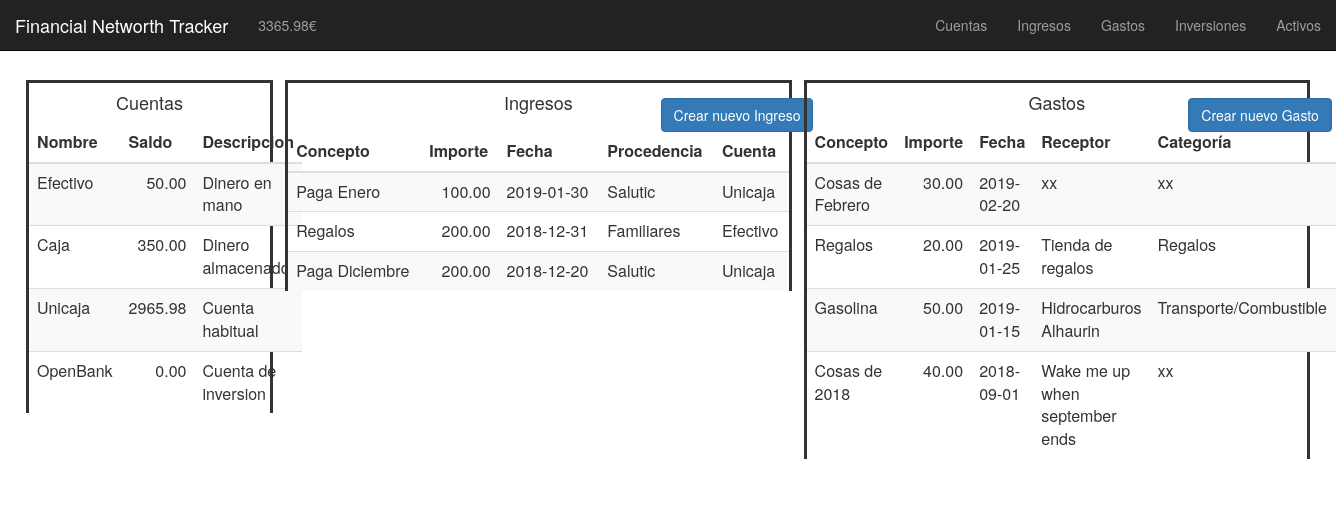
Before: / with the older database file.
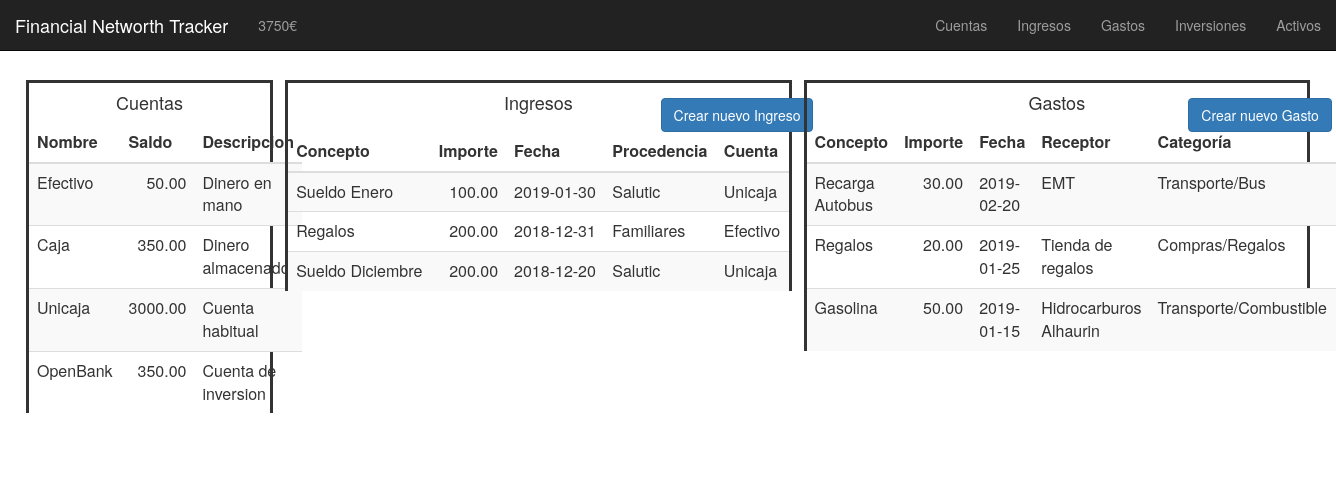
After: the same page with the newer database file.
### tables this page shows
CREATE TABLE cuentas (
	id INT PRIMARY KEY AUTO_INCREMENT,
	nombre VARCHAR(50),
    saldo DECIMAL(15,2),
    descripcion VARCHAR(50)
);

CREATE TABLE ingresos (
	id INT PRIMARY KEY AUTO_INCREMENT,
	importe DECIMAL(8,2),  
    concepto VARCHAR(50),  
    fecha DATE,  
    procedencia VARCHAR(50),  
    cuenta VARCHAR(50)  
);

CREATE TABLE gastos (
	id INT PRIMARY KEY AUTO_INCREMENT,
	importe DECIMAL(8,2),  
    concepto VARCHAR(50),  
    fecha DATE,  
    receptor VARCHAR(50),  
    categoria VARCHAR(50),  
    cuenta VARCHAR(50)  
);

### functions/gastos/mostrar_gastos.php (the view, shortened to what this page needs)
<table class="table table-striped">
    <thead>
    <tr>
        <th>Concepto</th>
        <th>Importe</th>
        <th>Fecha</th>
        <th>Receptor</th>
        <th>Categoría</th>
    </tr>
    </thead>
<?php
$res = mysql_query("SELECT * FROM gastos ORDER BY fecha DESC")
or die(mysql_error());
while($row = mysql_fetch_array( $res )) {?>
    <tr>
        <td><?php echo $row['concepto'];?></td>
        <td style="text-align:right;"><?php echo $row['importe'];?></td>
        <td><?php echo $row['fecha'];?></td>
        <td><?php echo $row['receptor'];?></td>
        <td><?php echo $row['categoria'];?></td>
    </tr>
<?php } ?>
</table>

### index.php (shortened to what this page needs)
<html>
<head>
  <link href="css/index.css" rel="stylesheet" type="text/css" />
  <?php
    include "navbars.php";
  ?>
</head>
<body>
  <div class="row">
    <div class="column left">
      <div class="mostrar_cuentas">
        <div class="mostrar_cuentas_texto">
          <center>
            <h4>Cuentas</h4>
          </center>
        </div>
        <?php $editar=0; include "functions/cuentas/mostrar_cuentas.php"; ?>
      </div>
    </div>
    <div class="column middle">
      <div class="mostrar_ingresos">
        <div class="mostrar_cuentas_texto">
          <center>
            <h4>Ingresos</h4>
          </center>
          <div class="boton_crear_ingreso">
            <?php include "modals/crear_ingreso_index.php" ?>
          </div>
        </div>
        <?php $editar=0; include "functions/ingresos/mostrar_ingresos.php"; ?>
      </div>
    </div>
    <div class="column right">
      <div class="mostrar_gastos">
        <div class="mostrar_gastos_texto">
          <center>
            <h4>Gastos</h4>
          </center>
          <div class="boton_crear_gasto">
            <?php include "modals/crear_gasto_index.php" ?>
          </div>
        </div>
        <?php $editar=0; include "functions/gastos/mostrar_gastos.php"; ?>
      </div>
    </div>
  </div>
</body>
</html>

### navbars.php (shortened to what this page needs)
<html>
<link rel="stylesheet" href="https://maxcdn.bootstrapcdn.com/bootstrap/3.3.7/css/bootstrap.min.css">
<link rel="stylesheet" href="css/navbars.css">
<nav class="navbar navbar-fixed-top navbar-inverse">
<div class="container-fluid">
    <div class="navbar-header">
        <a class="navbar-brand" href="index.php">Financial Networth Tracker</a>
    </div>
    <ul class="nav navbar-nav navbar-middle" style="text-align: center;">
        <li><a href="patrimonio.php"><?php include "functions/patrimonio/mostrar_patrimonio.php" ?></a></li>
    </ul>
    <ul class="nav navbar-nav navbar-right">
        <li><a href="cuentas.php">Cuentas</a></li>
        <li><a href="ingresos.php">Ingresos</a></li>
        <li><a href="gastos.php">Gastos</a></li>
        <li><a href="inversiones.php">Inversiones</a></li>
        <li><a href="activos.php">Activos</a></li>
    </ul>
</div>
</nav>
</html>

### functions/patrimonio/mostrar_patrimonio.php (shortened to what this page needs)
<?php
$patrimonio = 0;
$res = mysql_query("SELECT * FROM cuentas")
or die(mysql_error());
while($row = mysql_fetch_array( $res )) {
    $patrimonio = $patrimonio + $row['saldo'];
}
echo $patrimonio."€";
?>

### functions/cuentas/mostrar_cuentas.php (shortened to what this page needs)
<table class="table table-striped">
    <thead>
    <tr>
        <th>Nombre</th>
        <th>Saldo</th>
        <th>Descripcion</th>
    </tr>
    </thead>
<?php
$res = mysql_query("SELECT * FROM cuentas")
or die(mysql_error());
while($row = mysql_fetch_array( $res )) {?>
    <tr>
        <td><?php echo $row['nombre'];?></td>
        <td style="text-align:right;"><?php echo $row['saldo'];?></td>
        <td><?php echo $row['descripcion'];?></td>
    </tr>
<?php } ?>
</table>

### modals/crear_ingreso_index.php (shortened to what this page needs)
<button type="button" class="btn btn-primary separar" data-toggle="modal" data-target="#modal_anadir_ingreso">
  Crear nuevo Ingreso
</button>

### functions/ingresos/mostrar_ingresos.php (shortened to what this page needs)
<table class="table table-striped">
    <thead>
    <tr>
        <th>Concepto</th>
        <th>Importe</th>
        <th>Fecha</th>
        <th>Procedencia</th>
        <th>Cuenta</th>
    </tr>
    </thead>
<?php
$res = mysql_query("SELECT * FROM ingresos ORDER BY fecha DESC")
or die(mysql_error());
while($row = mysql_fetch_array( $res )) {?>
    <tr>
        <td><?php echo $row['concepto'];?></td>
        <td style="text-align:right;"><?php echo $row['importe'];?></td>
        <td><?php echo $row['fecha'];?></td>
        <td><?php echo $row['procedencia'];?></td>
        <td><?php echo $row['cuenta'];?></td>
    </tr>
<?php } ?>
</table>

### modals/crear_gasto_index.php (shortened to what this page needs)
<button type="button" class="btn btn-primary separar" data-toggle="modal" data-target="#modal_anadir_gasto">
  Crear nuevo Gasto
</button>

### css/index.css (style rules this page uses)
body { padding-top: 80px; padding-left: 35px; padding-right: 35px; }
.column { float: left; }
.middle, .right { width: 40%; }
.left { width: 20%; }
.mostrar_cuentas { max-width: 100%; border-style: solid; margin-bottom: 40px; margin-right: 6px; margin-left: 6px; border-bottom: none; }
.mostrar_cuentas_texto { margin: auto; width: 50%; }
.mostrar_ingresos { max-width: 100%; border-style: solid; margin-bottom: 40px; margin-right: 6px; margin-left: 6px; border-bottom: none; }
.boton_crear_ingreso { float: right; margin-right: -150px; margin-top: -25px }
.mostrar_gastos { max-width: 100%; border-style: solid; margin-bottom: 40px; margin-right: 6px; margin-left: 6px; border-bottom: none; }
.mostrar_gastos_texto { margin: auto; width: 50%; }
.boton_crear_gasto { float: right; margin-right: -150px; margin-top: -25px }

Changed rows visible on the page:
removed gastos: concepto "Cosas de 2018", importe "40.00", fecha "2018-09-01", receptor "Wake me up when september ends", categoria "xx"
changed cuentas "Unicaja": saldo "2965.98" → "3000.00"
changed cuentas "OpenBank": saldo "0.00" → "350.00"
changed ingresos: concepto "Paga Enero" → "Sueldo Enero"
changed ingresos: concepto "Paga Diciembre" → "Sueldo Diciembre"
changed gastos: concepto "Cosas de Febrero" → "Recarga Autobus"; receptor "xx" → "EMT"; categoria "xx" → "Transporte/Bus"
changed gastos "Regalos": categoria "Regalos" → "Compras/Regalos"
Other visible differences:
$patrimonio: "3365.98" → "3750"
